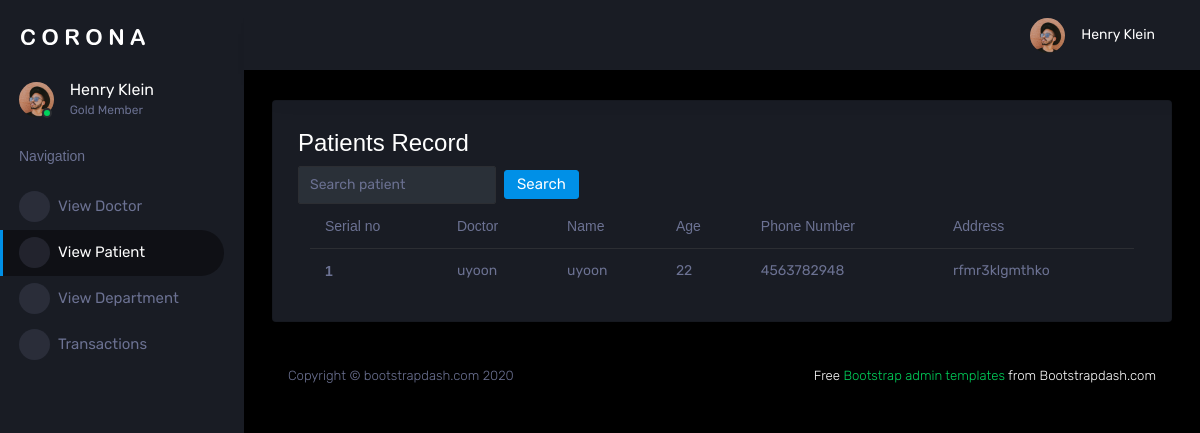
The page /view_patient (signed in) on the database as committed earlier.
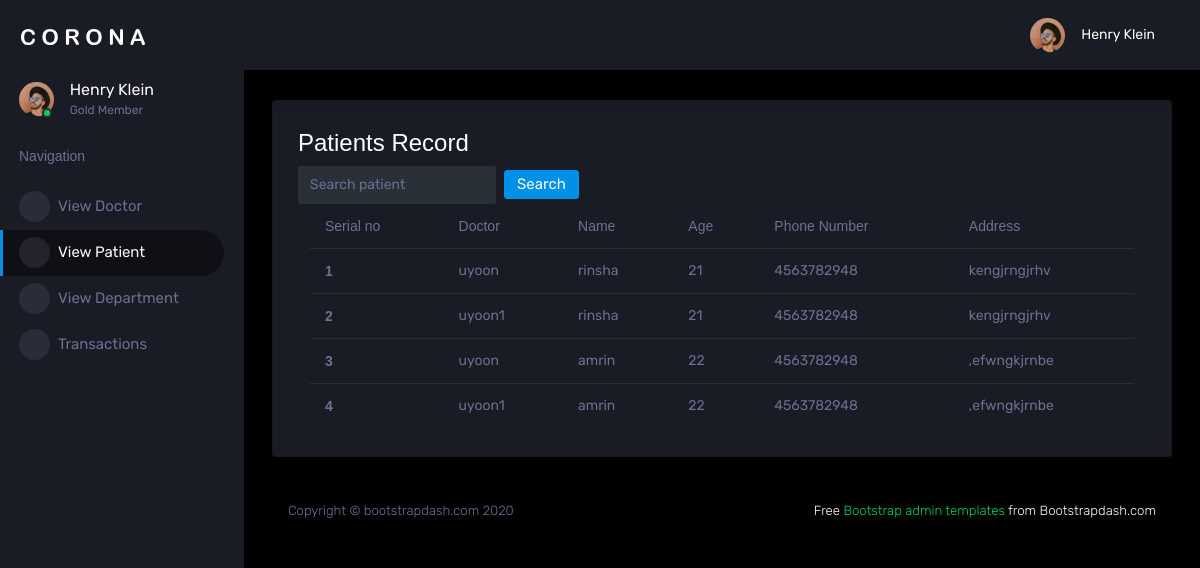
The same page on the database as committed later.
### newapp/models.py (models this page shows)
class Booking(models.Model):
    patient = models.ForeignKey(Patient, on_delete=models.CASCADE)
    doctor = models.ForeignKey(Doctor, on_delete=models.CASCADE)
    doc_fee = models.IntegerField()
    booking_date = models.DateTimeField(auto_now_add=True)

class Doctor(models.Model):
    user = models.OneToOneField(Login,on_delete=models.CASCADE,related_name='doctor')
    dept = models.CharField(max_length=20)
    name = models.CharField(max_length=20)
    phone_number = models.CharField(max_length=10)
    fee = models.IntegerField()

class Patient(models.Model):
    user = models.OneToOneField(Login,on_delete=models.CASCADE,related_name='patients')
    name = models.CharField(max_length=20)
    age = models.IntegerField()
    gender = models.CharField(max_length=10)
    phone_number = models.CharField(max_length=10)
    address = models.TextField()

### newapp/admin_views.py (the view)
# urls.py: path('view_patient', admin_views.view_patient, name='view_patient'),
@login_required(login_url='login_view')
def view_patient(request):
    data = Booking.objects.all()
    patientFilter = PatientFilter(request.GET, queryset=data)
    data = patientFilter.qs
    context = {
        'data': data,
        'patientFilter': patientFilter
    }
    return render(request, 'admin/view_patient.html',context)

### template/admin/view_patient.html
{% extends "admin/admin_base.html" %}
{% block content %}
<h3>Patients Record</h3>
<div class="container">
  <div class="row">
    <form method="get" class="form-inline " style="float:right;">
      <div class="md-form my-0">
        {{patientFilter.form }}
      </div>
      <button class="btn btn-primary ml-2" type="submit">Search</button>
    </form>
  </div>
<table class="table">
  <thead>
    <tr>
      <th scope="col">Serial no</th>
      <th scope="col">Doctor</th>
      <th scope="col">Name</th>
      <th scope="col">Age</th>
      <th scope="col">Phone Number</th>
      <th scope="col">Address</th>
    </tr>
  </thead>
  <tbody>
  {% for i in data %}
    <tr>
      <th scope="row">{{ forloop.counter }}</th>
      <td>{{ i.doctor.name }}</td>
      <td>{{ i.patient.name }}</td>
        <td>{{ i.patient.age }}</td>
      <td>{{ i.patient.phone_number }}</td>
        <td>{{ i.patient.address }}</td>
    </tr>
  {% endfor %}
  </tbody>
</table>
{% endblock %}

Rows that differ between the two databases and show on the page:
changed Booking (number 1 of 4 on the later page): patient.name "uyoon" → "rinsha"; patient.age "22" → "21"; patient.address "rfmr3klgmthko" → "kengjrngjrhv"
added Booking: doctor.name "uyoon1", patient.name "rinsha", patient.age "21", patient.phone_number "4563782948", patient.address "kengjrngjrhv"
added Booking: doctor.name "uyoon", patient.name "amrin", patient.age "22", patient.phone_number "4563782948", patient.address ",efwngkjrnbe"
added Booking: doctor.name "uyoon1", patient.name "amrin", patient.age "22", patient.phone_number "4563782948", patient.address ",efwngkjrnbe"
